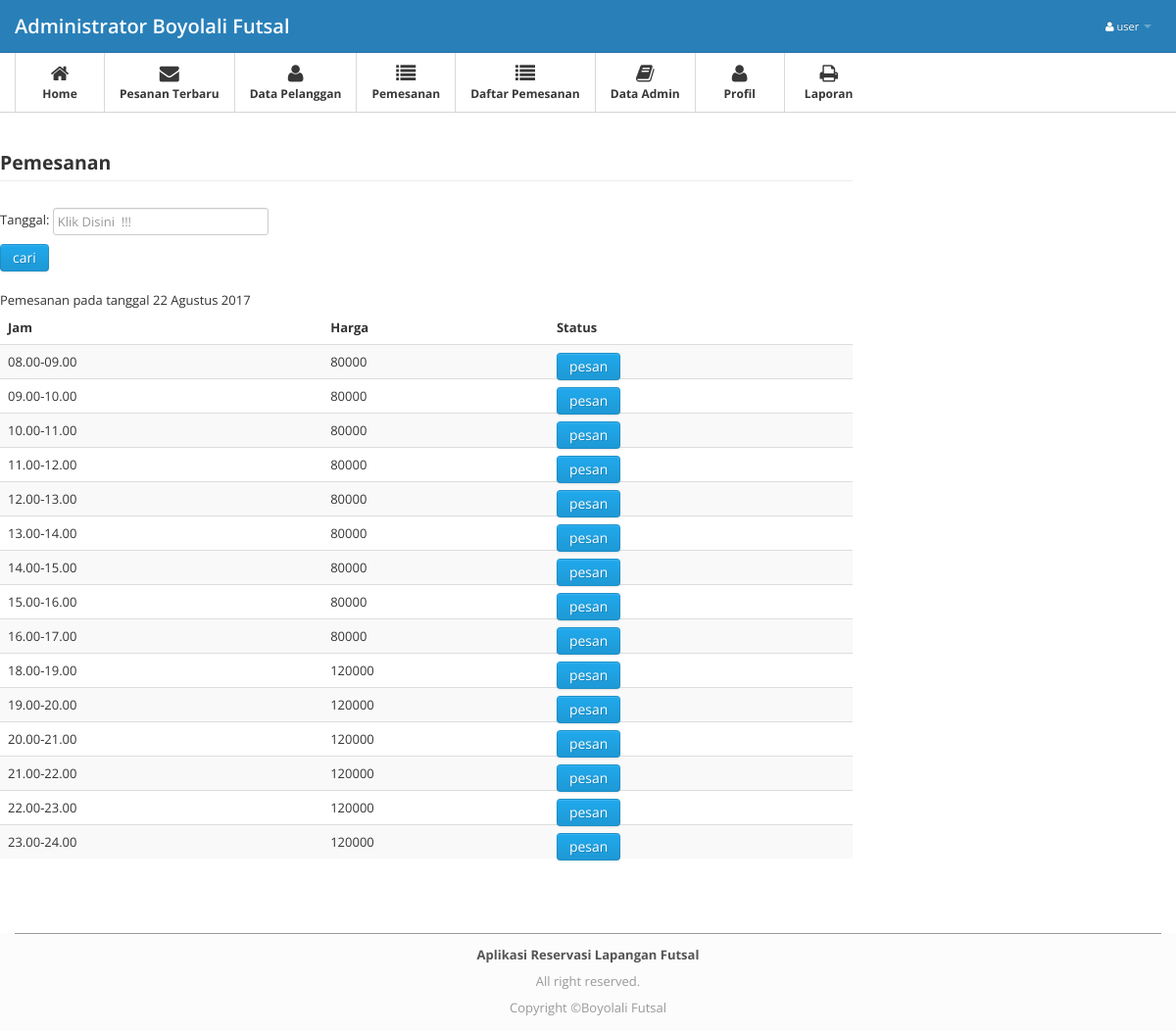
The page /admin/index.php?modul=boking (signed in) on the database its author committed.
### tables this page shows
CREATE TABLE `profil` (
  `id_profil` int(11) NOT NULL,
  `namafutsal` varchar(35) NOT NULL,
  `alamat` text NOT NULL,
  `kodepos` varchar(5) NOT NULL,
  `fax` char(20) NOT NULL,
  `no_hp` char(12) NOT NULL
);

CREATE TABLE `jadwal` (
  `id_jadwal` int(11) NOT NULL,
  `jam` time NOT NULL,
  `id_harga` int(11) NOT NULL,
  `jams` varchar(100) NOT NULL
);

CREATE TABLE `harga` (
  `id_harga` int(11) NOT NULL,
  `waktu` varchar(40) NOT NULL,
  `harga` varchar(30) NOT NULL
);

### db/config.php (called while the page is built, shortened)
<?php
$zz=mysql_fetch_array(mysql_query("Select * from profil where id_profil='1'"));
$namaprofil=$zz[namafutsal];
?>

### admin/modul/boking.php (the view, shortened to what this page needs)
 <link rel="stylesheet" type="text/css" href="http://code.jquery.com/ui/1.9.1/themes/base/jquery-ui.css">
<?php
function DateToIndo($date) {
    $BulanIndo = array("Januari", "Februari", "Maret",
               "April", "Mei", "Juni",
               "Juli", "Agustus", "September",
               "Oktober", "November", "Desember");
    $tahun = substr($date, 0, 4);
    $bulan = substr($date, 5, 2);
    $tgl   = substr($date, 8, 2);
    $result = $tgl . " " . $BulanIndo[(int)$bulan-1] . " ". $tahun;
    return($result);
}
  ?>
<div class="main">
    <div class="main-inner">
        <div class="container">
          <div class="row">
             <div class="span9">
                            <legend><b>Pemesanan</b></legend>
                            <form class="form-inline" action="" method="POST">
      <div class="form-group">
          <p>Tanggal:
    <input type="text" id="datepicker" placeholder="Klik Disini  !!!" name="tgl" />
</p>
      <input type="submit" class="btn btn-sm btn-primary" name="golek" value="cari">
  </div>
    </form>
    Pemesanan pada tanggal <?php if(empty($_POST[tgl])){
       echo(DateToIndo( date("Y-m-d")));
      }else{
       echo(DateToIndo("$_POST[tgl]"));
        }?>
    <div class="table-responsive">
  <table class="table table-striped">
                              <thead>
                              <tr>
                              <th>Jam</th>
                              <th>Harga</th>
                              <th>Status</th>
                              </thead>
                              <tbody>
                              <?php
      $tanggal= mysql_real_escape_string($_POST["tgl"]);
        $a=mysql_query("select jadwal.id_jadwal,jadwal.jam,jadwal.jams, harga.harga,harga.id_harga from jadwal,harga WHERE jadwal.id_harga=harga.id_harga order by jadwal.id_jadwal asc");
      while($b=mysql_fetch_array($a)){
       $querys="select pemesanan.id_jadwal,pemesanan.status,pemesanan.tanggal,pemesanan.jam,jadwal.id_jadwal,jadwal.jams from pemesanan,jadwal WHERE tanggal='$tanggal' AND pemesanan.id_jadwal=jadwal.id_jadwal AND pemesanan.id_jadwal='$b[id_jadwal]'";
      $result=mysql_query($querys);
      $z=mysql_fetch_array($result);
        ?>
                         <tr>
          <td><?php echo $b['jams'] ?></td>
          <td ><?php echo $b['harga'] ?></td>
          <td><?php
           if($z[status]==Tertunda){?>
           <form action="index.php?modul=proses" method="POST" style="    margin: 0 0 -10px;">
       <input type="hidden" name="username" value="<?php echo $_SESSION['namakamu'];?>">
     <input type="hidden" name="idku" value="<?php echo   $_SESSION['id_admin'];?>">
   <input type="hidden" name="idharga" value="<?php echo $b[id_harga];?>">
      <input type="hidden" name="id" value="<?php echo $b[id_jadwal];?>">
      <input type="hidden" name="tanggalz" value="<?php echo $tanggal;?>">
      <input type="hidden" name="harga" value="<?php echo $b[harga];?>">
      <input type="hidden" name="jamz" value="<?php echo $b[jams];?>">
      <input type="submit" value="pesan" class="btn btn-warning">
      </form>
           <?php
      }elseif($z[tanggal]==$tanggal AND $b[id_jadwal]==$z[id_jadwal]){
echo "<button type='button' class='btn btn-danger cdz'>Bookeed</button>";
      }
      else{
      ?>
      <form action="index.php?modul=proses" method="POST" style="    margin: 0 0 -10px;">
      <input type="submit" value="pesan" class="btn btn-primary" rel="popover" id='el3' data-content="jika tombol berwarna kuning berarti sudah ada yang memesan tetapi belum di konfirmasi admin, anda masih bisa memesan jam ini " title="info">
      </form>
      <?php
      }?></td>
        </tr>
                              <?php } ?>
                              </tbody>
                              </table>
                              </div>
            </div>
        </div>
    </div>
</div>
</div>

### admin/index.php (shortened to what this page needs)
<?php
include("../db/config.php");
 ?>
<!DOCTYPE html>
<html lang="en">
<head>
<link href="css/bootstrap.min.css" rel="stylesheet">
<link href="datepicker/datepicker3.css" rel="stylesheet">
<link href="css/bootstrap-responsive.min.css" rel="stylesheet">
<link href="css/font-awesome.css" rel="stylesheet">
<link href="css/style.css" rel="stylesheet">
<link href="css/pages/dashboard.css" rel="stylesheet">
  <link rel="stylesheet" type="text/css" href="plug/BeatPicker.min.css">
    <link rel="stylesheet" href="media/css/jquery.dataTables.css" type="text/css" />
</head>
<body>
<div class="navbar navbar-fixed-top">
  <div class="navbar-inner">
    <div class="container"><span class="icon-bar"></span><span class="icon-bar"></span> </a><a class="brand" href="index.php">Administrator <?php echo "$namaprofil";?></a>
      <div class="nav-collapse">
        <ul class="nav pull-right">
          <li class="dropdown"><a href="#" class="dropdown-toggle" data-toggle="dropdown"><i
            class="icon-user"></i> <?php echo $_SESSION['username']; ?> <b class="caret"></b></a>
          </li>
        </ul>
      </div>
    </div>
  </div>
</div>
<div class="subnavbar">
  <div class="subnavbar-inner">
    <div class="container">
      <ul class="mainnav">
        <li class="active"><a href="index.php"><i class="icon-home"></i><span>Home</span> </a></li>
        <li class="active"><a href="index.php?modul=pesananbaru"><i class="icon-envelope"></i><span>Pesanan Terbaru</span> </a></li>
        <li class="active"><a href="index.php?modul=pengunjung"><i class="icon-user"></i><span>Data Pelanggan</span> </a> </li>
         <li class="active"><a href="index.php?modul=boking"><i class="icon-list"></i><span>Pemesanan</span> </a> </li>
        <li class="active"><a href="index.php?modul=daftar_boking"><i class="icon-list"></i><span>Daftar Pemesanan</span> </a> </li>
        <li class="active"><a href="index.php?modul=admin"><i class="icon-book"></i><span>Data Admin</span> </a> </li>
        <li class="active"><a href="index.php?modul=profil"><i class="icon-user"></i><span>Profil</span> </a> </li>
        <li class="dropdown active">
          <a href="javascript:;" class="dropdown-toggle" data-toggle="dropdown">
            <i class="icon-print"></i>
            <span>Laporan</span>
            <b class="caret"></b>
          </a>
        </li>
      </ul>
    </div>
  </div>
</div>
<div class="main">
  <div class="main-inner">
    <div class="container">
      <div class="row">
        <div class="widget">
      <?php
if(!empty($_GET['modul']))
{
  if(file_exists("modul/$_GET[modul].php"))
  {
  include("modul/$_GET[modul].php");
  } else
  {
  echo "<h2>Error !<br/>Halaman Tidak Di Temukan !</h2>";
  }
        } ?>
    </div>
  </div>
</div>
<br />
<br />
<br />
<br />
<br />
<br />
<footer class="application-footer">
            <div class="container">
                <p><b>Aplikasi Reservasi Lapangan Futsal</b></p>
                <div class="disclaimer">
                    <p>All right reserved.</p>
                    <p>Copyright ©<?php echo "$namaprofil";?></p>
                </div>
            </div>
        </footer>
</body>
</html>

### admin/css/style.css (style rules this page uses)
.application-footer { background-color: #fcfcfc; z-index: 900; height: 100px; margin-top: -100px; clear: both; position: relative; }
.application-footer .container { padding-top: 10px; color: #555555; text-align: center; border-top: 1px solid #999999; }
.application-footer .container p { margin: 0 0 5px; }
.disclaimer { text-align: center; font-size: 11px; color: #999999; }
body { background: #FFFFFF; font: 13px/1.7em 'Open Sans'; }
p { font: 13px/1.7em 'Open Sans'; }
input, button, select, textarea { font-family: 'Open Sans'; }
.table td { vertical-align: middle; }
.navbar .container { position: relative; }
.navbar-inner { padding: 7px 0; background: #2980b9; -moz-border-radius: 0; -webkit-border-radius: 0; border-radius: 0; }
.navbar-fixed-top { position: static; }
.navbar .nav a { font-size: 11px; }
.navbar .nav>li>a { color:#fff !important; }
.navbar .brand { font-weight: 600; position: relative; top: 2px; }
.subnavbar { margin-bottom: 2.5em; }
.subnavbar-inner { height: 60px; background: #fff; border-bottom: 1px solid #d6d6d6; }
.subnavbar .container > ul { display: inline-block; height: 80px; padding: 0; margin: 0; }
.subnavbar .container > ul > li { float: left; min-width: 90px; height: 60px; padding: 0; margin: 0; text-align: center; list-style: none; border-left: 1px solid #d9d9d9; }
.subnavbar .container > ul > li > a { display: block; height: 100%; padding: 0 15px; font-size: 12px; font-weight: bold; color: #b2afaa; }
.subnavbar .container > ul > li > a > i { display: inline-block; width: 24px; height: 24px; margin-top: 11px; margin-bottom: -3px; font-size: 20px; }
.subnavbar .container > ul > li > a > span { display: block; }
.subnavbar .container > ul > li.active > a { color: #383838; }
.subnavbar .caret { margin-top: 4px; border-top-color: white; border-bottom-color: white; }
.main { border-bottom: 0px solid #000; }
.widget { position: relative; clear: both; width: auto; margin-bottom: 2em; overflow: hidden; }

### rows shown on the page
profil: namafutsal "Boyolali Futsal"
jadwal: jams "08.00-09.00", id_harga.harga "80000"
jadwal: jams "09.00-10.00", id_harga.harga "80000"
jadwal: jams "10.00-11.00", id_harga.harga "80000"
jadwal: jams "11.00-12.00", id_harga.harga "80000"
jadwal: jams "12.00-13.00", id_harga.harga "80000"
jadwal: jams "13.00-14.00", id_harga.harga "80000"
jadwal: jams "14.00-15.00", id_harga.harga "80000"
jadwal: jams "15.00-16.00", id_harga.harga "80000"
jadwal: jams "16.00-17.00", id_harga.harga "80000"
jadwal: jams "18.00-19.00", id_harga.harga "120000"
jadwal: jams "19.00-20.00", id_harga.harga "120000"
jadwal: jams "20.00-21.00", id_harga.harga "120000"
jadwal: jams "21.00-22.00", id_harga.harga "120000"
jadwal: jams "22.00-23.00", id_harga.harga "120000"
jadwal: jams "23.00-24.00", id_harga.harga "120000"

### other values the page prints
$_SESSION['username'] "user"
